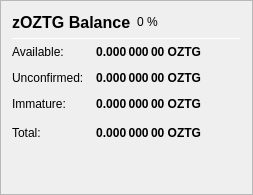
                   <widget class="QFrame" name="frame_ZerocoinBalances">
                    <property name="frameShape">
                     <enum>QFrame::StyledPanel</enum>
                    </property>
                    <property name="frameShadow">
                     <enum>QFrame::Raised</enum>
                    </property>
                    <layout class="QVBoxLayout" name="verticalLayout_7">
                     <item>
                      <layout class="QHBoxLayout" name="horizontalLayout_8" stretch="0,0,0">
                       <item>
                        <widget class="QLabel" name="label_5z_3">
                         <property name="minimumSize">
                          <size>
                           <width>0</width>
                           <height>20</height>
                          </size>
                         </property>
                         <property name="font">
                          <font>
                           <pointsize>12</pointsize>
                           <weight>75</weight>
                           <bold>true</bold>
                          </font>
                         </property>
                         <property name="text">
                          <string>zOZTG Balance</string>
                         </property>
                        </widget>
                       </item>
                       <item>
                        <widget class="QLabel" name="labelzOZTGPercent">
                         <property name="text">
                          <string notr="true">0 %</string>
                         </property>
                        </widget>
                       </item>
                       <item>
                        <spacer name="horizontalSpacer_11">
                         <property name="orientation">
                          <enum>Qt::Horizontal</enum>
                         </property>
                         <property name="sizeHint" stdset="0">
                          <size>
                           <width>40</width>
                           <height>20</height>
                          </size>
                         </property>
                        </spacer>
                       </item>
                      </layout>
                     </item>
                     <item>
                      <widget class="Line" name="line_ZerocoinBalance">
                       <property name="minimumSize">
                        <size>
                         <width>0</width>
                         <height>1</height>
                        </size>
                       </property>
                       <property name="maximumSize">
                        <size>
                         <width>16777215</width>
                         <height>1</height>
                        </size>
                       </property>
                       <property name="orientation">
                        <enum>Qt::Horizontal</enum>
                       </property>
                      </widget>
                     </item>
                     <item>
                      <layout class="QGridLayout" name="gridLayout_5">
                       <property name="spacing">
                        <number>12</number>
                       </property>
                       <item row="1" column="0">
                        <widget class="QLabel" name="labelzBalanceMatureText">
                         <property name="toolTip">
                          <string>Mature: more than 20 confirmation and more than 1 mint of the same denomination after it was minted.
These zOZTG are spendable.</string>
                         </property>
                         <property name="text">
                          <string>Available:</string>
                         </property>
                        </widget>
                       </item>
                       <item row="1" column="1">
                        <widget class="QLabel" name="labelzBalanceMature">
                         <property name="font">
                          <font>
                           <weight>75</weight>
                           <bold>true</bold>
                          </font>
                         </property>
                         <property name="toolTip">
                          <string>Mature: more than 20 confirmation and more than 1 mint of the same denomination after it was minted.
These zOZTG are spendable.</string>
                         </property>
                         <property name="text">
                          <string notr="true">0.000 000 00 OZTG</string>
                         </property>
                         <property name="alignment">
                          <set>Qt::AlignRight|Qt::AlignTrailing|Qt::AlignVCenter</set>
                         </property>
                        </widget>
                       </item>
                       <item row="2" column="0">
                        <widget class="QLabel" name="labelzBalanceUnconfirmedText">
                         <property name="toolTip">
                          <string>Unconfirmed: less than 20 confirmations
Immature: confirmed, but less than 1 mint of the same denomination after it was minted</string>
                         </property>
                         <property name="text">
                          <string>Unconfirmed:</string>
                         </property>
                        </widget>
                       </item>
                       <item row="2" column="1">
                        <widget class="QLabel" name="labelzBalanceUnconfirmed">
                         <property name="font">
                          <font>
                           <weight>75</weight>
                           <bold>true</bold>
                          </font>
                         </property>
                         <property name="toolTip">
                          <string>Unconfirmed: less than 20 confirmations
Immature: confirmed, but less than 1 mint of the same denomination after it was minted</string>
                         </property>
                         <property name="text">
                          <string notr="true">0.000 000 00 OZTG</string>
                         </property>
                         <property name="alignment">
                          <set>Qt::AlignRight|Qt::AlignTrailing|Qt::AlignVCenter</set>
                         </property>
                        </widget>
                       </item>
                       <item row="3" column="0">
                        <widget class="QLabel" name="labelzBalanceImmatureText">
                         <property name="toolTip">
                          <string>Unconfirmed: less than 20 confirmations
Immature: confirmed, but less than 1 mint of the same denomination after it was minted</string>
                         </property>
                         <property name="text">
                          <string>Immature:</string>
                         </property>
                        </widget>
                       </item>
                       <item row="3" column="1">
                        <widget class="QLabel" name="labelzBalanceImmature">
                         <property name="font">
                          <font>
                           <weight>75</weight>
                           <bold>true</bold>
                          </font>
                         </property>
                         <property name="toolTip">
                          <string>Unconfirmed: less than 20 confirmations
Immature: confirmed, but less than 1 mint of the same denomination after it was minted</string>
                         </property>
                         <property name="text">
                          <string notr="true">0.000 000 00 OZTG</string>
                         </property>
                         <property name="alignment">
                          <set>Qt::AlignRight|Qt::AlignTrailing|Qt::AlignVCenter</set>
                         </property>
                        </widget>
                       </item>
                       <item row="4" column="0">
                        <widget class="QLabel" name="labelzBalanceText">
                         <property name="toolTip">
                          <string>Your current zOZTG balance, unconfirmed and immature zOZTG included.</string>
                         </property>
                         <property name="text">
                          <string>Total:</string>
                         </property>
                        </widget>
                       </item>
                       <item row="4" column="1">
                        <widget class="QLabel" name="labelzBalance">
                         <property name="font">
                          <font>
                           <weight>75</weight>
                           <bold>true</bold>
                          </font>
                         </property>
                         <property name="cursor">
                          <cursorShape>IBeamCursor</cursorShape>
                         </property>
                         <property name="toolTip">
                          <string>Your current zOZTG balance, unconfirmed and immature zOZTG included.</string>
                         </property>
                         <property name="text">
                          <string notr="true">0.000 000 00 OZTG</string>
                         </property>
                         <property name="alignment">
                          <set>Qt::AlignRight|Qt::AlignTrailing|Qt::AlignVCenter</set>
                         </property>
                         <property name="textInteractionFlags">
                          <set>Qt::LinksAccessibleByMouse|Qt::TextSelectableByKeyboard|Qt::TextSelectableByMouse</set>
                         </property>
                        </widget>
                       </item>
                       <item row="4" column="2">
                        <spacer name="horizontalSpacer_4">
                         <property name="orientation">
                          <enum>Qt::Horizontal</enum>
                         </property>
                         <property name="sizeHint" stdset="0">
                          <size>
                           <width>40</width>
                           <height>20</height>
                          </size>
                         </property>
                        </spacer>
                       </item>
                      </layout>
                     </item>
                     <item>
                      <spacer name="verticalSpacer_4">
                       <property name="orientation">
                        <enum>Qt::Vertical</enum>
                       </property>
                       <property name="sizeHint" stdset="0">
                        <size>
                         <width>20</width>
                         <height>40</height>
                        </size>
                       </property>
                      </spacer>
                     </item>
                    </layout>
                   </widget>
